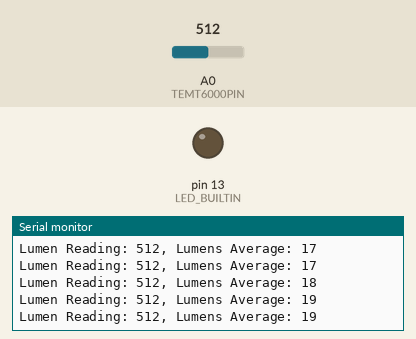
A sketch run on a simulated Arduino Uno, built with avr-gcc and run on an emulated ATmega328P. Shown: output pins drawn as LEDs (lit = HIGH), the last lines printed to the serial monitor. Inputs (shaded band) come from the test bench; at power-on: A0 (TEMT6000PIN) = 512.

Above: at 1.2 s.
1.3 s: A0 (TEMT6000PIN) set to 821
At 1.3 s:
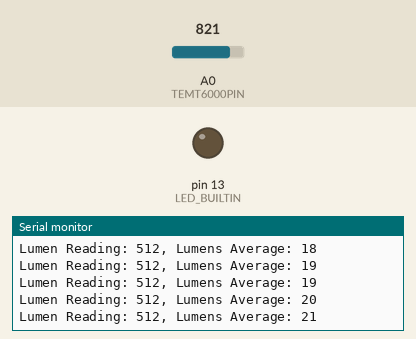
4.3 s: A0 (TEMT6000PIN) set to 833
At 4.38 s:
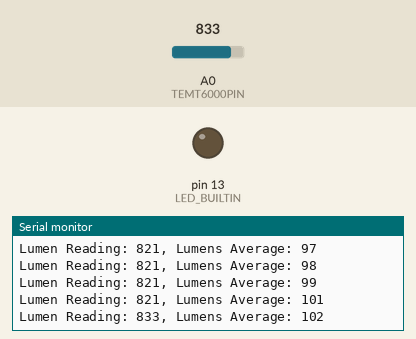
Timing chart, 0 to 7.3 s (numbered marks = the images above; inputs shaded):
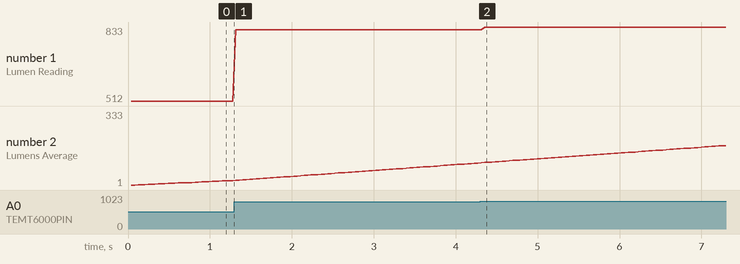

Measured:
- plotted number 1: 512 → 821 after the input at 1.3 s
- plotted number 2: 21 → 99 after the input at 1.3 s

The sketch:

sketch.ino
```cpp
#include <Arduino.h>
#include <Wire.h>

extern HardwareSerial Serial;

#define SLAVE_ADDRESS 0x04
#define TEMT6000PIN A0
#define AVG_LENGTH 750   // 30 seconds @ 0.04 samples/sec
#define SAMPLE_RATE 0.04 // The sample rate in seconds.

int lumenReadings[AVG_LENGTH];
int readIndex = 0;
unsigned long lumensTotal = 0;
int lumensAverage = 0;

bool averageIsReady = false;

void setup()
{
  Serial.begin(9600);

  pinMode(LED_BUILTIN, OUTPUT);
  digitalWrite(LED_BUILTIN, LOW);

  for (int thisReading = 0; thisReading < AVG_LENGTH; thisReading++)
  {
    lumenReadings[thisReading] = 0;
  }

  Wire.begin(SLAVE_ADDRESS);
  Wire.onRequest(sendLumens);
}

void loop()
{
  delay(SAMPLE_RATE * 1000);

  int lumenReading = analogRead(TEMT6000PIN);

  lumensTotal = lumensTotal - lumenReadings[readIndex];
  lumenReadings[readIndex] = lumenReading;
  lumensTotal = lumensTotal + lumenReadings[readIndex];

  readIndex++;

  if (readIndex >= AVG_LENGTH)
  {
    readIndex = 0;
    averageIsReady = true;
  }

  lumensAverage = max(lumensTotal / AVG_LENGTH, 1); // Lowest lumens value is 1

  Serial.print("Lumen Reading: ");
  Serial.print(lumenReading);
  Serial.print(", ");
  Serial.print("Lumens Average: ");
  Serial.println(lumensAverage);
}

void sendLumens()
{
  uint8_t lumensAverageBytes[2] = {lumensAverage & 0xFF, (lumensAverage >> 8) & 0xFF};
  uint8_t averageNotReadyBytes[2] = { 0x00, 0x00 }; // 0: Averages not ready.

  Wire.write(averageIsReady ? lumensAverageBytes : averageNotReadyBytes, 2);
}
```
